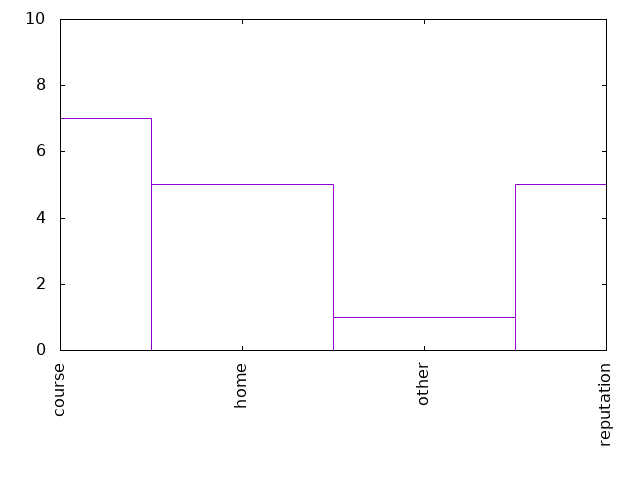

Reproduce this figure in gnuplot.
set term png
set out "18-20reason.png"
set key off
set xtics rotate
set yrange[0:10]

plot '18-20reason.dat' using 1:xticlabel(2) with boxes
